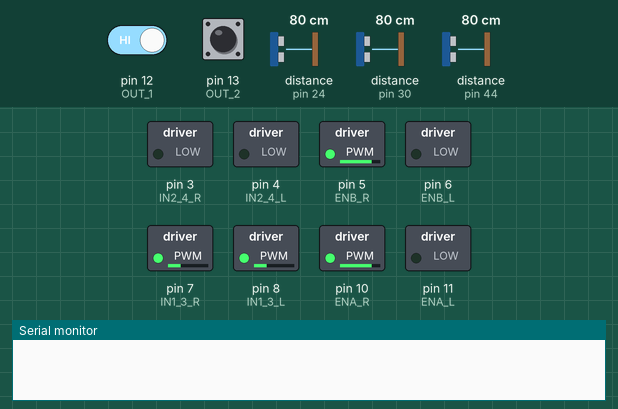
The sketch below on a simulated Arduino Mega 2560, built with avr-gcc and run on an emulated ATmega2560. Parts: switched loads named in the sketch (green lamp = pin HIGH), the last lines printed to the serial monitor. Wiring (inferred from the names in the program): 3 × ultrasonic range finder: trigger pin 22, echo pin 24 / trigger pin 28, echo pin 30 / trigger pin 46, echo pin 44. Dashed ring = blinking. Inputs (shaded band) come from the test bench; at power-on: distance to the obstacle (sensors on pin 30, pin 24, pin 44) 80 cm, pin 12 (OUT_1) HIGH, pin 13 (OUT_2) HIGH. The echo pulse lasts 58.3 µs per cm; pins used as bus, display or sensor lines are not drawn.

Above: at 1.2 s.
1.3 s: distance to the obstacle (sensor on pin 30) set to 17 cm
2.8 s: distance to the obstacle (sensor on pin 30) set to 14 cm
At 3.6 s:
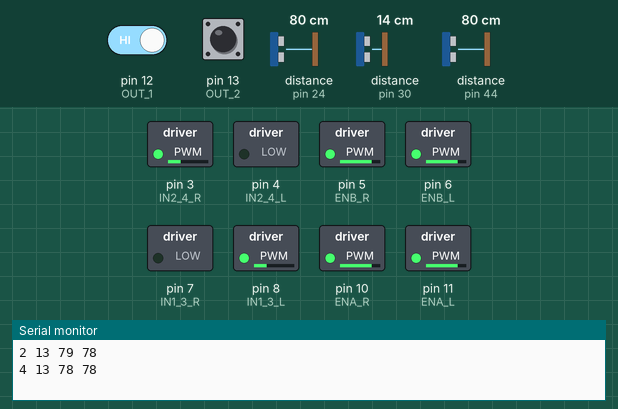
5.8 s: pin 12 (OUT_1) driven LOW
At 7.2 s:
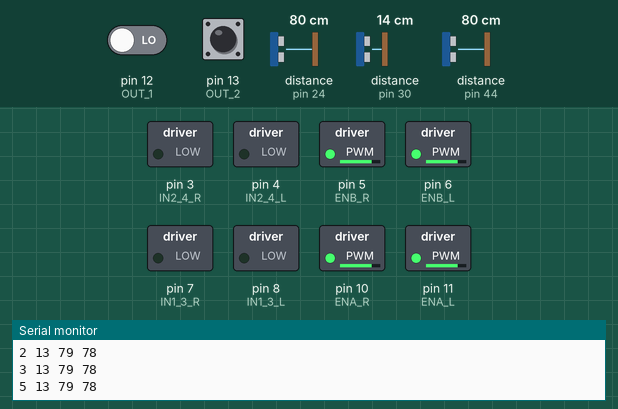
8.8 s: distance to the obstacle (sensor on pin 24) set to 84 cm
11.8 s: distance to the obstacle (sensor on pin 24) set to 2 cm
At 14.7 s:
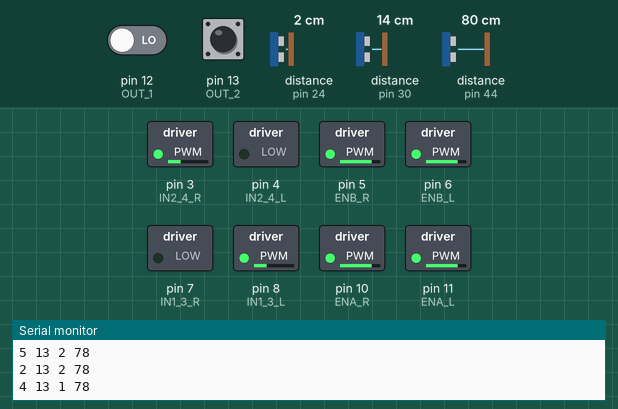
14.8 s: pin 12 (OUT_1) driven HIGH
At 16.5 s:
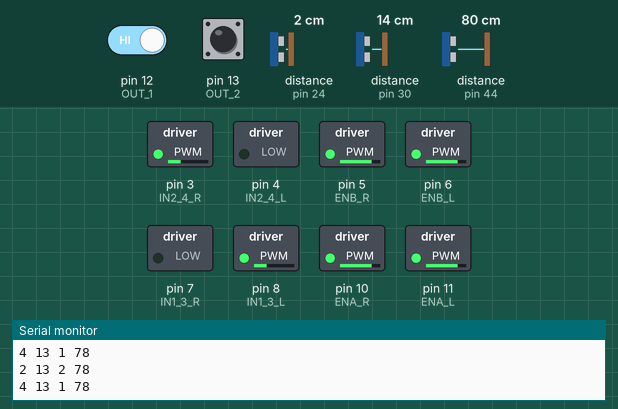
Timing chart, 0 to 18.8 s (numbered marks = the images above; inputs shaded):
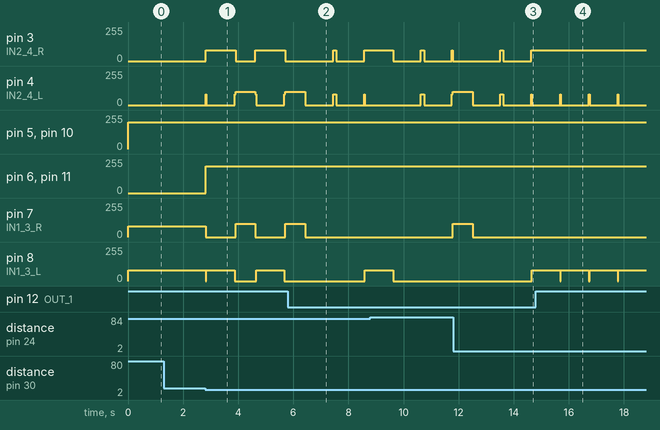

The sketch:

test.ino
```cpp
#include <SoftwareSerial.h>

// robot-related pins
#define ENB_R 5
#define ENA_R 10
#define IN1_3_R 7
#define IN2_4_R 3
#define ENB_L 6
#define ENA_L 11
#define IN1_3_L 8
#define IN2_4_L 4

// Sensor-related pins
/*
  1: Front ultrasonic sensor
  2: Left ultrasonic sensor
  3: Right ultrasonic sensor
*/
#define trigPin_1 28
#define echoPin_1 30
#define trigPin_2 22
#define echoPin_2 24
#define trigPin_3 46
#define echoPin_3 44

// Movement states
#define FORWARD 1
#define BACKWARD 2
#define LEFT 3
#define RIGHT 4
#define STOP 5
#define VALIDRANGE 500

// lights
#define OE 31
#define S0 33
#define S1 35
#define S2 37
#define S3 39
#define OUT 41

// Collision sensors
#define OUT_1 12
#define OUT_2 13

// Movement-related parameters
#define TOLERANCEFORWARD 15  // Allowed closest distance to a wall
#define velocity 80
#define velocityRight 80

int status = 0; // Movement status
String info = "";

// Bluetooth related
#define RX_pin 0
#define TX_pin 1
SoftwareSerial BTSerial(RX_pin, TX_pin);

void setup() {
  // Setup code to run once:

  // Robot
  pinMode(ENB_R, OUTPUT);
  pinMode(ENA_R, OUTPUT);
  pinMode(IN1_3_R, OUTPUT);
  pinMode(IN2_4_R, OUTPUT);
  pinMode(ENB_L, OUTPUT);
  pinMode(ENA_L, OUTPUT);
  pinMode(IN1_3_L, OUTPUT);
  pinMode(IN2_4_L, OUTPUT);

  // Ultrasonic sensors
  pinMode(trigPin_1, OUTPUT);
  pinMode(echoPin_1, INPUT);
  pinMode(trigPin_2, OUTPUT);
  pinMode(echoPin_2, INPUT);
  pinMode(trigPin_3, OUTPUT);
  pinMode(echoPin_3, INPUT);

  //  lights
  pinMode(S0, OUTPUT);
  pinMode(S1, OUTPUT);
  pinMode(S2, OUTPUT);
  pinMode(S3, OUTPUT);
  pinMode(OUT, INPUT);
  digitalWrite(S0, HIGH);
  digitalWrite(S1, LOW);

  // Collision sensors
  pinMode(OUT_1, INPUT);

  Serial.begin(9600);
  BTSerial.begin(9600);
}

void loop() {
  // Main code to run repeatedly:

  // Read distances from ultrasonic sensors
  int distanceForward = refreshDevice(trigPin_1, echoPin_1);
  int distanceLeft = refreshDevice(trigPin_2, echoPin_2);
  int distanceRight = refreshDevice(trigPin_3, echoPin_3);
  int collisionState_1 = digitalRead(OUT_1);
  int collisionState_2 = digitalRead(OUT_2);

  move(FORWARD);

  if (collisionState_1 == LOW || collisionState_2 == LOW) {
    // If collision sensors detect collision, stop the car, report distances, and reverse
    move(STOP);
    send(distanceForward, distanceLeft, distanceRight);
    delay(1000);
    move(BACKWARD);
    send(distanceForward, distanceLeft, distanceRight);
    delay(100);
    move(STOP);
    send(distanceForward, distanceLeft, distanceRight);
    delay(1000);
  }

  if (distanceForward < TOLERANCEFORWARD) {
    // If the robot is too close to an obstacle in front, reverse, evaluate distances, and turn accordingly
    move(BACKWARD);
    send(distanceForward, distanceLeft, distanceRight);
    delay(10);
    distanceLeft = refreshDevice(trigPin_2, echoPin_2);
    distanceRight = refreshDevice(trigPin_3, echoPin_3);
    distanceForward = refreshDevice(trigPin_1, echoPin_1);
    if (distanceLeft > distanceRight) {
      move(LEFT);
      send(distanceForward, distanceLeft, distanceRight);
      delay(700);
    } else {
      move(RIGHT);
      send(distanceForward, distanceLeft, distanceRight);
      delay(1000);
    }
  }
}

void move(int state) {
  // Function to control the robot's movement
  switch (state) {
    case FORWARD:
      // Move the robot forward

      // Right wheel forward
      analogWrite(IN1_3_R, velocity);
      analogWrite(IN2_4_R, 0);
      analogWrite(ENA_R, 200);
      analogWrite(ENB_R, 200);

      // Left wheel forward
      analogWrite(IN1_3_L, velocity);
      analogWrite(IN2_4_L, 0);
      analogWrite(ENA_R, 200);
      analogWrite(ENB_R, 200);

      status = FORWARD;
      break;

    case BACKWARD:
      // Move the robot backward

      analogWrite(IN1_3_R, 0);
      analogWrite(IN2_4_R, velocity);
      analogWrite(ENA_R, 200);
      analogWrite(ENB_R, 200);

      // Left wheel backward
      analogWrite(IN1_3_L, 0);
      analogWrite(IN2_4_L, velocity);
      analogWrite(ENA_L, 200);
      analogWrite(ENB_L, 200);

      status = BACKWARD;
      break;

    case LEFT:
      // Turn the robot left

      // Right wheel forward
      analogWrite(IN1_3_R, 100);
      digitalWrite(IN2_4_R, LOW);

      // Left wheel backward
      digitalWrite(IN1_3_L, LOW);
      analogWrite(IN2_4_L, 100);

      status = LEFT;
      break;

    case RIGHT:
      // Turn the robot right

      // Right wheel backward
      digitalWrite(IN1_3_R, LOW);
      analogWrite(IN2_4_R, velocityRight);

      // Left wheel forward
      analogWrite(IN1_3_L, velocityRight);
      digitalWrite(IN2_4_L, LOW);

      status = RIGHT;
      break;

    case STOP:
      // Stop both wheels

      // Right wheel
      digitalWrite(IN1_3_R, LOW);
      digitalWrite(IN2_4_R, LOW);
      analogWrite(ENA_R, 200);
      analogWrite(ENB_R, 200);

      // Left wheel
      digitalWrite(IN1_3_L, LOW);
      digitalWrite(IN2_4_L, LOW);
      analogWrite(ENA_L, 200);
      analogWrite(ENB_L, 200);

      status = STOP;
      break;
  }
}

int refreshDevice(int trigPin, int echoPin) {
  // Function to measure distance using ultrasonic sensors
  digitalWrite(trigPin, LOW);
  delayMicroseconds(2);
  digitalWrite(trigPin, HIGH);
  delayMicroseconds(10);
  digitalWrite(trigPin, LOW);
  long duration = pulseIn(echoPin, HIGH);
  int distance = duration * 0.034 / 2;
  return distance;
}

void send(int distanceForward, int distanceLeft, int distanceRight) {
  // Send movement and distance information
  info = "";
  info += status;
  info += " ";
  info += distanceForward;
  info += " ";
  info += distanceLeft;
  info += " ";
  info += distanceRight;
  Serial.println(info);
  BTSerial.write(info.c_str());
}
```

Measured:
- the behaviour switches between 16 and 15 cm on distance to the obstacle (sensor on pin 30) (found by bisection; images 0 and 1)
- after the input at 1.3 s, every drawn part: stays the same
- after the input at 2.8 s, pin 3 (IN2_4_R): alternates 80/255 for 1.1 s and 0/255 for 0.72 s, starting at once; pin 4 (IN2_4_L): 0/255 → 100/255 after 1.1 s, → 0/255 0.76 s later, → 100/255 1.1 s later
- after the input at 5.8 s, pin 7 (IN1_3_R): goes on until 6.4 s, then stays 0/255
- after the input at 8.8 s, pin 7 (IN1_3_R): 0/255 → 100/255 after 3.0 s
- after the input at 11.8 s, pin 8 (IN1_3_L): 0/255 → 80/255 after 2.9 s
- after the input at 14.8 s, pin 3 (IN2_4_R): stops changing and stays 80/255
